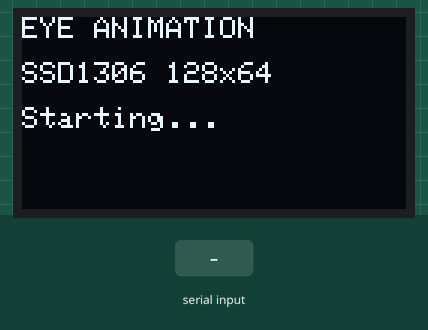
This sketch was run on a simulated Arduino Uno, built with avr-gcc and run on an emulated ATmega328P. Parts: 128×64 one-colour display. Inputs (shaded band) come from the test bench. Random numbers use the default seed unless the sketch sets one; what the sketch prints to the serial monitor is not drawn.

Above: at 0.1 s.
At 4.4 s:
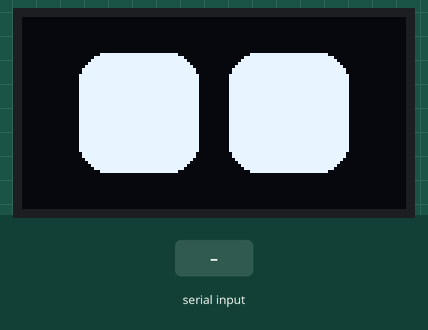
4.5 s: "W\n" received over Serial
6.2 s: "D90\n" received over Serial
At 9.1 s:
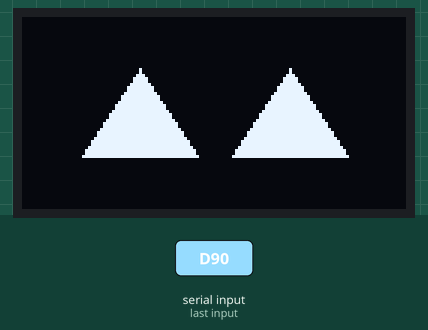

Measured:
- after the input at 6.2 s, the display: first changes at once (image 2 shows a later state)

The sketch:

Code.ino
```cpp
#include <Wire.h>
#include <Adafruit_GFX.h>
#include <Adafruit_SSD1306.h>

// =====================================================
// OLED
// =====================================================

#define SCREEN_WIDTH 128
#define SCREEN_HEIGHT 64

#define OLED_RESET -1
#define SCREEN_ADDRESS 0x3C

Adafruit_SSD1306 display(
  SCREEN_WIDTH,
  SCREEN_HEIGHT,
  &Wire,
  OLED_RESET
);

// =====================================================
// MODE
// =====================================================

bool demo_mode = true;

const int MAX_ANIMATION_INDEX = 8;
int current_animation_index = 0;

// =====================================================
// KONFIGURASI MATA
// =====================================================

const int REF_EYE_HEIGHT = 40;
const int REF_EYE_WIDTH = 40;
const int REF_SPACE_BETWEEN_EYE = 10;
const int REF_CORNER_RADIUS = 10;

// Posisi mata
int left_eye_x = 39;
int left_eye_y = 32;

int right_eye_x = 89;
int right_eye_y = 32;

// Ukuran mata
int left_eye_width = REF_EYE_WIDTH;
int left_eye_height = REF_EYE_HEIGHT;

int right_eye_width = REF_EYE_WIDTH;
int right_eye_height = REF_EYE_HEIGHT;


// =====================================================
// DRAW EYES
// =====================================================

void draw_eyes(bool update = true)
{
  display.clearDisplay();

  // -------------------------
  // Mata kiri
  // -------------------------

  int x = left_eye_x - left_eye_width / 2;
  int y = left_eye_y - left_eye_height / 2;

  display.fillRoundRect(
    x,
    y,
    left_eye_width,
    left_eye_height,
    REF_CORNER_RADIUS,
    SSD1306_WHITE
  );

  // -------------------------
  // Mata kanan
  // -------------------------

  x = right_eye_x - right_eye_width / 2;
  y = right_eye_y - right_eye_height / 2;

  display.fillRoundRect(
    x,
    y,
    right_eye_width,
    right_eye_height,
    REF_CORNER_RADIUS,
    SSD1306_WHITE
  );

  if (update)
  {
    display.display();
  }
}


// =====================================================
// CENTER EYES
// =====================================================

void center_eyes(bool update = true)
{
  left_eye_width = REF_EYE_WIDTH;
  right_eye_width = REF_EYE_WIDTH;

  left_eye_height = REF_EYE_HEIGHT;
  right_eye_height = REF_EYE_HEIGHT;

  left_eye_x =
    SCREEN_WIDTH / 2
    - REF_EYE_WIDTH / 2
    - REF_SPACE_BETWEEN_EYE / 2;

  right_eye_x =
    SCREEN_WIDTH / 2
    + REF_EYE_WIDTH / 2
    + REF_SPACE_BETWEEN_EYE / 2;

  left_eye_y = SCREEN_HEIGHT / 2;
  right_eye_y = SCREEN_HEIGHT / 2;

  draw_eyes(update);
}


// =====================================================
// BLINK
// =====================================================

void blink(int speed = 10)
{
  // Tutup
  for (int h = REF_EYE_HEIGHT; h >= 2; h -= speed)
  {
    left_eye_height = h;
    right_eye_height = h;

    draw_eyes();
    delay(25);
  }

  // Pastikan benar-benar tertutup
  left_eye_height = 2;
  right_eye_height = 2;

  draw_eyes();
  delay(40);

  // Buka
  for (int h = 2; h <= REF_EYE_HEIGHT; h += speed)
  {
    left_eye_height = h;
    right_eye_height = h;

    draw_eyes();
    delay(25);
  }

  center_eyes();
}


// =====================================================
// SLEEP
// =====================================================

void sleep_eyes()
{
  left_eye_height = 2;
  right_eye_height = 2;

  draw_eyes();
}


// =====================================================
// WAKE UP
// =====================================================

void wakeup()
{
  sleep_eyes();

  for (int h = 2; h <= REF_EYE_HEIGHT; h += 2)
  {
    left_eye_height = h;
    right_eye_height = h;

    draw_eyes();
    delay(20);
  }

  center_eyes();
}


// =====================================================
// HAPPY EYES
// =====================================================

void happy_eye()
{
  center_eyes(false);

  display.clearDisplay();

  // =================================================
  // Mata kiri dibuat seperti lengkungan senyum
  // =================================================

  int leftX = left_eye_x;
  int rightX = right_eye_x;

  int eyeTop = 17;
  int eyeBottom = 47;

  // Mata kiri
  display.fillTriangle(
    leftX - 20,
    eyeBottom,
    leftX + 20,
    eyeBottom,
    leftX,
    eyeTop,
    SSD1306_WHITE
  );

  // Mata kanan
  display.fillTriangle(
    rightX - 20,
    eyeBottom,
    rightX + 20,
    eyeBottom,
    rightX,
    eyeTop,
    SSD1306_WHITE
  );

  // Tutup bagian bawah sehingga bentuk lebih seperti mata senyum
  display.fillRect(
    leftX - 21,
    eyeBottom,
    42,
    20,
    SSD1306_BLACK
  );

  display.fillRect(
    rightX - 21,
    eyeBottom,
    42,
    20,
    SSD1306_BLACK
  );

  display.display();

  delay(600);

  center_eyes();
}


// =====================================================
// SACCADE
// =====================================================

void saccade(int direction_x, int direction_y)
{
  const int X_AMPLITUDE = 7;
  const int Y_AMPLITUDE = 5;

  // Simpan posisi
  int oldLeftX = left_eye_x;
  int oldRightX = right_eye_x;
  int oldLeftY = left_eye_y;
  int oldRightY = right_eye_y;

  // Bergerak
  left_eye_x += direction_x * X_AMPLITUDE;
  right_eye_x += direction_x * X_AMPLITUDE;

  left_eye_y += direction_y * Y_AMPLITUDE;
  right_eye_y += direction_y * Y_AMPLITUDE;

  draw_eyes();
  delay(60);

  // Kembali
  left_eye_x = oldLeftX;
  right_eye_x = oldRightX;

  left_eye_y = oldLeftY;
  right_eye_y = oldRightY;

  draw_eyes();
}


// =====================================================
// MOVE BIG EYE
// =====================================================

void move_big_eye(int direction)
{
  const int MOVE_AMOUNT = 2;
  const int EXTRA_SIZE = 2;

  // Bergerak
  for (int i = 0; i < 5; i++)
  {
    left_eye_x += direction * MOVE_AMOUNT;
    right_eye_x += direction * MOVE_AMOUNT;

    if (direction > 0)
    {
      right_eye_width += 1;
      right_eye_height += 1;
    }
    else
    {
      left_eye_width += 1;
      left_eye_height += 1;
    }

    draw_eyes();
    delay(30);
  }

  delay(300);

  // Kembali
  for (int i = 0; i < 5; i++)
  {
    left_eye_x -= direction * MOVE_AMOUNT;
    right_eye_x -= direction * MOVE_AMOUNT;

    if (direction > 0)
    {
      right_eye_width -= 1;
      right_eye_height -= 1;
    }
    else
    {
      left_eye_width -= 1;
      left_eye_height -= 1;
    }

    draw_eyes();
    delay(30);
  }

  center_eyes();
}


void move_right_big_eye()
{
  move_big_eye(1);
}


void move_left_big_eye()
{
  move_big_eye(-1);
}


// =====================================================
// RANDOM SACCADE
// =====================================================

void random_saccade()
{
  center_eyes();

  for (int i = 0; i < 10; i++)
  {
    int dir_x = random(-1, 2);
    int dir_y = random(-1, 2);

    saccade(dir_x, dir_y);

    delay(80);
  }

  center_eyes();
}


// =====================================================
// JALANKAN ANIMASI
// =====================================================

void launch_animation_with_index(int animation_index)
{
  // Pastikan index valid
  if (
    animation_index < 0 ||
    animation_index > MAX_ANIMATION_INDEX
  )
  {
    animation_index = 0;
  }

  switch (animation_index)
  {
    // -------------------------------------------------
    // A0 = WAKE UP
    // -------------------------------------------------

    case 0:
      wakeup();
      break;


    // -------------------------------------------------
    // A1 = CENTER
    // -------------------------------------------------

    case 1:
      center_eyes();
      delay(300);
      break;


    // -------------------------------------------------
    // A2 = BIG EYE RIGHT
    // -------------------------------------------------

    case 2:
      move_right_big_eye();
      break;


    // -------------------------------------------------
    // A3 = BIG EYE LEFT
    // -------------------------------------------------

    case 3:
      move_left_big_eye();
      break;


    // -------------------------------------------------
    // A4 = BLINK
    // -------------------------------------------------

    case 4:
      blink(8);
      break;


    // -------------------------------------------------
    // A5 = FAST BLINK
    // -------------------------------------------------

    case 5:
      blink(15);
      break;


    // -------------------------------------------------
    // A6 = HAPPY
    // -------------------------------------------------

    case 6:
      happy_eye();
      break;


    // -------------------------------------------------
    // A7 = SLEEP
    // -------------------------------------------------

    case 7:
      sleep_eyes();
      delay(500);
      break;


    // -------------------------------------------------
    // A8 = RANDOM SACCADE
    // -------------------------------------------------

    case 8:
      random_saccade();
      break;
  }
}


// =====================================================
// SERIAL COMMAND
// =====================================================

void process_serial()
{
  if (!Serial.available())
  {
    return;
  }

  String data = Serial.readStringUntil('\n');

  data.trim();

  if (data.length() == 0)
  {
    return;
  }

  char cmd = data.charAt(0);

  // =================================================
  // A0 - A8
  // =================================================

  if (cmd == 'A' || cmd == 'a')
  {
    demo_mode = false;

    String arg = data.substring(1);
    arg.trim();

    int animation = arg.toInt();

    Serial.print(F("Animation: "));
    Serial.println(animation);

    launch_animation_with_index(animation);
  }

  // =================================================
  // D = DEMO
  // =================================================

  else if (cmd == 'D' || cmd == 'd')
  {
    demo_mode = true;

    Serial.println(F("Demo mode ON"));
  }

  // =================================================
  // C = CENTER
  // =================================================

  else if (cmd == 'C' || cmd == 'c')
  {
    demo_mode = false;

    center_eyes();

    Serial.println(F("Eyes centered"));
  }

  // =================================================
  // S = SLEEP
  // =================================================

  else if (cmd == 'S' || cmd == 's')
  {
    demo_mode = false;

    sleep_eyes();

    Serial.println(F("Eyes sleeping"));
  }

  // =================================================
  // W = WAKE
  // =================================================

  else if (cmd == 'W' || cmd == 'w')
  {
    demo_mode = false;

    wakeup();

    Serial.println(F("Eyes awake"));
  }
}


// =====================================================
// SETUP
// =====================================================

void setup()
{
  Serial.begin(115200);

  // -------------------------------------------------
  // I2C
  // -------------------------------------------------

  Wire.begin();

  // -------------------------------------------------
  // OLED
  // -------------------------------------------------

  if (!display.begin(
        SSD1306_SWITCHCAPVCC,
        SCREEN_ADDRESS
      ))
  {
    Serial.println(F("OLED gagal diinisialisasi!"));

    while (true)
    {
      delay(1000);
    }
  }

  // -------------------------------------------------
  // Random seed
  // -------------------------------------------------

  randomSeed(analogRead(A0));

  // -------------------------------------------------
  // Splash screen
  // -------------------------------------------------

  display.clearDisplay();

  display.setTextSize(1);
  display.setTextColor(SSD1306_WHITE);

  display.setCursor(0, 0);
  display.println(F("EYE ANIMATION"));

  display.setCursor(0, 15);
  display.println(F("SSD1306 128x64"));

  display.setCursor(0, 30);
  display.println(F("Starting..."));

  display.display();

  delay(1500);

  // -------------------------------------------------
  // Sleep
  // -------------------------------------------------

  sleep_eyes();

  delay(700);

  // -------------------------------------------------
  // Wake up
  // -------------------------------------------------

  wakeup();
}


// =====================================================
// LOOP
// =====================================================

void loop()
{
  // -------------------------------------------------
  // Serial selalu diperiksa
  // -------------------------------------------------

  process_serial();

  // -------------------------------------------------
  // Demo mode
  // -------------------------------------------------

  if (demo_mode)
  {
    launch_animation_with_index(
      current_animation_index
    );

    current_animation_index++;

    if (
      current_animation_index >
      MAX_ANIMATION_INDEX
    )
    {
      current_animation_index = 0;
    }
  }
}
```
